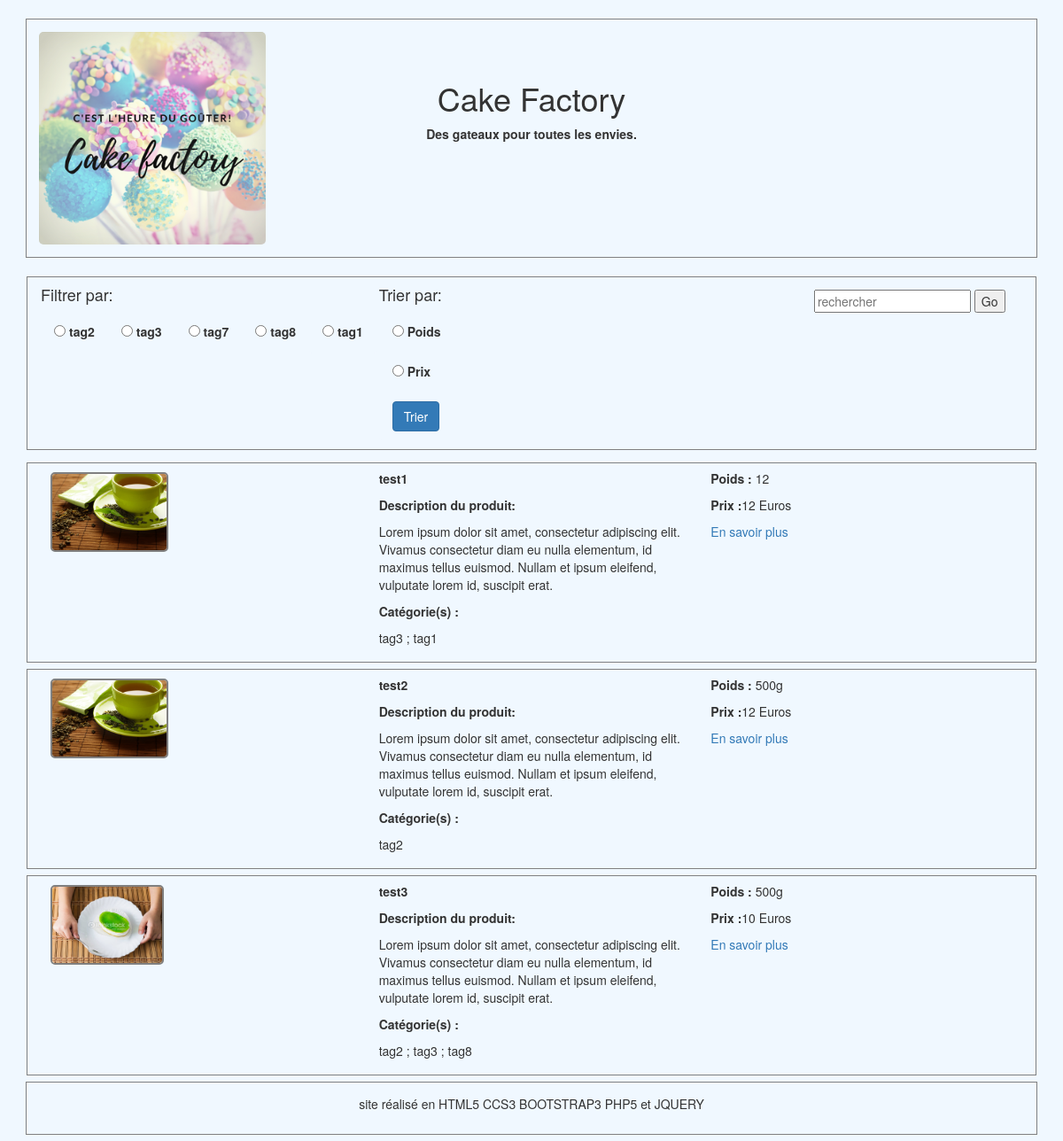
The page / on the database its author committed.
### tables this page shows
CREATE TABLE `category` (
  `IdCat` int(11) NOT NULL,
  `Name` varchar(15) NOT NULL
);

CREATE TABLE `article` (
  `Id_article` int(11) NOT NULL,
  `NameArticle` varchar(40) NOT NULL,
  `Price` decimal(4,0) NOT NULL,
  `Description` text NOT NULL,
  `Weight` varchar(10) NOT NULL,
  `Img1` varchar(30) NOT NULL,
  `Img2` varchar(30) NOT NULL,
  `Img3` varchar(30) NOT NULL
);

### Controller/ControllerHome.php (called while the page is built, shortened)
<?php
require_once 'Model/ArticleModel.php';
require_once 'Model/CategoryModel.php';
class ControllerHome
{
    private $article;
    private $category;
    private $rel_art_cat;
    public function __construct()
    {
       $this->article = new ArticleModel();
       $this->category = new CategoryModel();
       $this->rel_art_cat = new Rel_Art_CatModel();
    }
     public function home(){
        $arts = $this->article->getArticle();
        $cats = $this->category->getLIstCat();
        $rels = $this->rel_art_cat->getRel();
        $articles = array();
        foreach ($arts as $art){
            $art['cat'] = array();
            $i=0;
            foreach ($rels as $rel){
                if($art['Id_article'] == $rel['IdArt']){
                    foreach ($cats as $cat){
                        if($rel['IdCat'] == $cat['IdCat']) {
                            $art['cat'][$i] = $cat['Name'];
                            $i++;
                        }
                    }
                }
            }
            $articles [] = $art;
        }
        $view = new View("Home");
        $view->create(array('articles' => $articles,'cats'=>$cats,'rels'=>$rels));
    }
}

### Model/DatabaseModel.php (called while the page is built, shortened)
<?php
class DatabaseModel
{
    protected function getDb(){
        $db = new PDO('mysql:host=localhost;dbname=catalogue;charset=utf8','root', 'root', array(PDO::ATTR_ERRMODE=>PDO::ERRMODE_EXCEPTION));
        return $db;
    }
    public function query($sql, array $criteria = array())
    {
        $db = $this->getDb();
        $query = $db->prepare($sql);
        $query->execute($criteria);
        return $query->fetchAll(PDO::FETCH_ASSOC);
    }
}

### Model/CategoryModel.php (called while the page is built, shortened)
<?php
require_once 'DatabaseModel.php';
class CategoryModel extends DatabaseModel
{
	public function getLIstCat(){
    $sql = 'SELECT * FROM Category';
    $listCats = $this->query($sql);
    return  $listCats;
	}
}

### Model/ArticleModel.php (called while the page is built, shortened)
<?php
require 'DatabaseModel.php';
class ArticleModel extends DatabaseModel
{
	function getArticle(){
    $sql = 'SELECT * FROM article ';
    $articles = $this->query($sql);
    return $articles;
	}
}

### View/viewHome.phtml (the view, shortened to what this page needs)
<div class="container">
        <div id="changeResult" name="changeResult" class="container content changeResult">
            <div class="row">
                <div class="col-xs-12 col-md-9">
                    <form id="formFilter" class="row col-xs-12 col-md-6 formFilter"  method="Post" >
                        <h4>Filtrer par:</h4>
                        <ul class="col-xs-12 col-md-12 row filter-tag">
                            <?php foreach ($cats as $cat):?>
                                <li class="list-group-item lihome">
                                    <input type="radio" name="filter" data-filter ="<?= $cat['IdCat'];?>" class="filter" value="<?= $cat['IdCat'];?>">
                                    <label for="cat<?= $cat['IdCat'];?>" ><?=$cat['Name'] ?></label>
                                </li >
                            <?php endforeach; ?>
                        </ul>
                    </form>
                    <form id="formOrder" class="row col-xs-12 col-md-6 formOrder" method="Post" >
                        <ul class="col-xs-12 col-md-12 row">
                            <h4>Trier par:</h4>
                            <li class="list-group-item lihome">
                                <input type="radio" name="order" data-order="Weight" class="order" value="Weight">
                                <label for="filter3" >Poids</label>
                            </li>
                            <li class="list-group-item lihome">
                                <input type="radio" name="order" data-order="Price" class="order" value="Price">
                                <label for="filter" >Prix</label>
                            </li>
                            <li class="list-group-item lihome">
                                <button type="submit"  class="btn btn-primary" name="trier" id="order">Trier</button>
                            </li>
                        </ul>
                    </form>
                </div>
                <div class="col-xs-12 col-md-3 research">
                    <div class="col-xs-12 ">
                        <form id="researchform" method="get" class="form-inline researchform">
                            <input class="research" id="research" type="text" placeholder="rechercher">
                            <button type="button" name="gosearch" value="send" >Go</button>
                        </form>
                    </div>
                </div>
            </div>
        </div>
        <div id="result" class="result">
            <?php foreach ($articles as $article): ?>
                <div class="row article">
                    <div class="col-xs-12 col-md-4">
                        <img src="img/<?=$article['Img1'] ?>" class="img-responsive img">
                    </div>
                    <div class="col-xs-12 col-md-4">
                        <p><strong><?=$article['NameArticle'] ?></strong></p>
                        <p><strong>Description du produit:</strong></p>
                        <p><?=$article['Description']?></p>
                        <p><strong>Catégorie(s) :</strong></p>
                        <p>
                            <?php for ($i = 0; $i < count($article['cat']);$i++) : ?>
                                 <?php if ($i <  count($article['cat'])- 1) :?>
                                     <?= $article['cat'][$i];?> ;
                                <?php else: ?>
                                    <?= $article['cat'][$i]; ?>
                                <?php endif; ?>
                            <?php endfor; ?>
                        </p>
                    </div>
                    <div class="col-xs-12 col-md-4">
                        <p><strong>Poids : </strong><?=$article['Weight']?> </p>
                        <p><strong>Prix :</strong><?=$article['Price']?> Euros</p>
                        <p><a href="index.php?action=product&id=<?=$article['Id_article']?>" >En savoir plus</a></p>
                    </div>
                </div>
            <?php endforeach; ?>
    </div>
</div>

### View/Template.phtml (shortened to what this page needs)
<!doctype html>
<html lang="fr">
<head>
    <link href="https://maxcdn.bootstrapcdn.com/bootstrap/3.3.7/css/bootstrap.min.css" rel="stylesheet">
    <link rel="stylesheet" type="text/css" href="Css/style.css" />
</head>
<body id="body">
    <div class="container content">
        <header>
            <section class="container content">
                <div id="top" class="row">
                    <div id="logo" class="col-xs-12 col-md-3">
                        <a href="Index.php">
                            <img src="img/logo.png" class="img-responsive logo">
                        </a>
                    </div>
                    <div id="headerlogo" class="col-xs-6 col-md-4-offset-2">
                        <h1>Cake Factory</h1>
                        <p><strong>Des gateaux pour toutes les envies.</strong></p>
                    </div>
                </div>
            </section>
        </header>
        <main id='content' >
            <section class="container">
                <?php echo $content ; ?>
            </section>
        </main>
        <footer>
            <p>site réalisé en HTML5 CCS3 BOOTSTRAP3 PHP5 et JQUERY </p>
        </footer>
    </div>
</body>
</html>

### index.php (shortened to what this page needs)
<?php
require_once 'Controller/Router.php';
$routeur = new Router();
    if ($_SESSION['mod'] == 'dev'){
        $routeur->routerRequestdev();
    }
    else {
        $routeur->routerRequestcostumer();
    }

### Controller/Router.php (shortened to what this page needs)
<?php
require 'ControllerHome.php';
class Router {
    private $ctrHome;
    private $ctrAbout;
    private $ctrProduct;
    public function __construct() {
        $this->ctrHome = new ControllerHome();
        $this->ctrAbout = new ControllerAbout();
        $this->ctrProduct = new ControllerProduct();
    }
    public function routerRequestcostumer() {
    try {
        if (isset($_GET['action'])) {
            if ($_GET['action'] == 'product') {
                if (!empty($_GET['id'])) {
                    $idarticleId= intval($this->getParameter($_GET,'id'));
                    if ($idarticleId != 0){
                        $this->ctrProduct->articleId($idarticleId);
                    }
                    else
                        throw new Exception("Identifiant de l'article non valide");
                }
                else
                    throw new Exception("Identifiant de l'article non défini");
            }
            elseif ($_GET['action']=='about'){
                $this->ctrAbout->about();
            }
            elseif (isset($_POST['order'])) {
                $order = $this->getParameter($_POST,'order');
                $this->ctrHome->homeOrder($order);
            }
            elseif (isset($_POST['filter'])) {
                $filter = $this->getParameter($_POST ,'filter');
                $this->ctrHome->homeFilter($filter);
            }
            elseif ($_GET['action']== 'research'){
                $term= $this->getParameter($_GET,term);
                $this->ctrHome->homeResearch($term);
            }
            elseif ($_GET['action']== 'connect'){
                $login = $this->getParameter($_POST,'login');
                $mdp = $this->getParameter($_POST,'mdp');
                $this->ctrHome->connect($login,$mdp);
            }
            else{
                throw new Exception("Action non valide");
            }
        }
        else{
           $this->ctrHome->home();
        }
        }
        catch (Exception $e) {
            $msgError = $e->getMessage();
            require 'View/viewError.phtml';
        }
    }
}

### View/View.php (shortened to what this page needs)
<?php
class View {
    private $file;
    public function __construct($action) {
        $this->file = "View/view" . $action . ".phtml";
    }
    public function create($data) {
        $content = $this->createFile($this->file, $data);
        $view = $this->createFile('View/Template.phtml',array('content' => $content));
        echo $view;
    }
    private function createFile($file, $data) {
        if (file_exists($file)) {
           extract($data);
            require $file;
            return ob_get_clean();
        }
        else {
            throw new Exception("Fichier '$file' introuvable");
        }
    }
}

### Css/style.css (style rules this page uses)
html,body { height: 100%; background-color: aliceblue; }
a { background-color: aliceblue; border-radius: 10px; }
.lihome { background-color: aliceblue; border: none; }
.container { width: auto; }
header { margin: 1.5em 1em; padding: 1em ; border: 1px solid grey; }
.logo { border-radius: 5px; }
header > .content { padding: 0; }
#headerlogo { text-align: center; padding-top: 2.5em; }
#researchform { padding: auto; }
main { width: auto; border-collapse: collapse; }
footer { border: 1px solid grey; margin: .5em 1em; text-align: center; padding: 1em; }
.changeResult { border: 1px solid grey; margin-left: -15px; margin-right: -15px; }
.formFilter > ul { margin: 0; padding: 0; }
.filter-tag { display: flex; flex-direction: row; flex-wrap: wrap; }
.researchform { padding-top: 1em; }
.result { margin-top: 1em; }
.article { margin-top:.5em; padding : .5em; border: 1px solid grey; }
.img { margin: .25em; border: 2px solid grey; border-radius: 5px; height: 90px; width: auto; }
.form-inline { text-align: center; margin-bottom: 1em; }

### rows shown on the page
category: Name "tag2"
category: Name "tag3"
category: Name "tag7"
category: Name "tag8"
category: Name "tag1"
article: Img1 (picture), NameArticle "test1", Description "Lorem ipsum dolor sit amet, consectetur adipiscing elit. Vivamus consectetur diam eu nulla elementum, id maximus tellus euismod. Nullam et ipsum eleifend, vulputate lorem id, suscipit erat.", cat "tag3", cat "tag1", Weight "12", Price "12"
article: Img1 (picture), NameArticle "test2", Description "Lorem ipsum dolor sit amet, consectetur adipiscing elit. Vivamus consectetur diam eu nulla elementum, id maximus tellus euismod. Nullam et ipsum eleifend, vulputate lorem id, suscipit erat.", cat "tag2", Weight "500g", Price "12"
article: Img1 (picture), NameArticle "test3", Description "Lorem ipsum dolor sit amet, consectetur adipiscing elit. Vivamus consectetur diam eu nulla elementum, id maximus tellus euismod. Nullam et ipsum eleifend, vulputate lorem id, suscipit erat.", cat "tag2", cat "tag3", cat "tag8", Weight "500g", Price "10"
